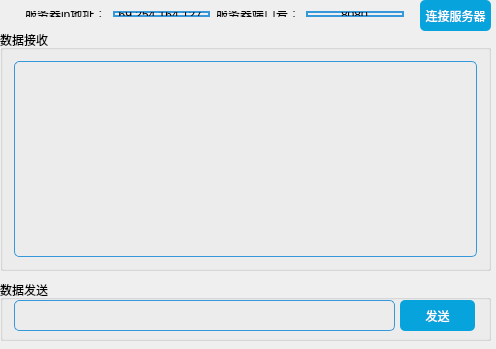
<?xml version="1.0" encoding="UTF-8"?>
<ui version="4.0">
 <class>Widget</class>
 <widget class="QWidget" name="Widget">
  <property name="geometry">
   <rect>
    <x>0</x>
    <y>0</y>
    <width>496</width>
    <height>349</height>
   </rect>
  </property>
  <property name="windowTitle">
   <string>Widget</string>
  </property>
  <widget class="QGroupBox" name="groupBox">
   <property name="geometry">
    <rect>
     <x>0</x>
     <y>30</y>
     <width>491</width>
     <height>241</height>
    </rect>
   </property>
   <property name="title">
    <string>数据接收</string>
   </property>
   <layout class="QGridLayout" name="gridLayout">
    <item row="0" column="0">
     <widget class="QTextBrowser" name="textBrowserRecv">
      <property name="styleSheet">
       <string notr="true">QTextEdit {
    border-style: none;
    border-radius: 5px;
    padding: 3px;
    background: transparent;
	border: 1px solid #3498db;
}
QTextEdit:focus {
    border: 2px solid #3498db;
}
QTextEdit:!enabled {
    color: #525252; 
} </string>
      </property>
     </widget>
    </item>
   </layout>
  </widget>
  <widget class="QGroupBox" name="groupBox_2">
   <property name="geometry">
    <rect>
     <x>0</x>
     <y>280</y>
     <width>491</width>
     <height>61</height>
    </rect>
   </property>
   <property name="title">
    <string>数据发送</string>
   </property>
   <widget class="QPushButton" name="pushButtonSend">
    <property name="geometry">
     <rect>
      <x>400</x>
      <y>20</y>
      <width>75</width>
      <height>31</height>
     </rect>
    </property>
    <property name="styleSheet">
     <string notr="true">QPushButton{
	
	color: rgb(255, 255, 255);
	border-style: solid;
	border-radius: 5px;	
	background-color: rgb(6, 163, 220);
}

QPushButton:hover{
	background-color: rgb(16, 196, 245);
}

QPushButton:pressed {
	background-color: rgb(3, 130, 176);
}</string>
    </property>
    <property name="text">
     <string>发送</string>
    </property>
   </widget>
   <widget class="QTextEdit" name="textEditSend">
    <property name="geometry">
     <rect>
      <x>14</x>
      <y>20</y>
      <width>381</width>
      <height>31</height>
     </rect>
    </property>
    <property name="styleSheet">
     <string notr="true">QTextEdit {
    border-style: none;
    border-radius: 5px;
    padding: 3px;
    background: transparent;
	border: 1px solid #3498db;
}
QTextEdit:focus {
    border: 2px solid #3498db;
}
QTextEdit:!enabled {
    color: #525252; 
} </string>
    </property>
   </widget>
  </widget>
  <widget class="QWidget" name="layoutWidget">
   <property name="geometry">
    <rect>
     <x>14</x>
     <y>0</y>
     <width>401</width>
     <height>28</height>
    </rect>
   </property>
   <layout class="QHBoxLayout" name="horizontalLayout">
    <item>
     <widget class="QLabel" name="label">
      <property name="text">
       <string>服务器ip地址：</string>
      </property>
     </widget>
    </item>
    <item>
     <widget class="QLineEdit" name="lineEditAddress">
      <property name="styleSheet">
       <string notr="true">QLineEdit
{
    border-style: none;
    border-radius: 5px;
    padding: 3px;
    background: transparent;
	border: 2px solid #3498db;
}</string>
      </property>
      <property name="inputMask">
       <string>000.000.000.000</string>
      </property>
      <property name="text">
       <string>169.254.164.127</string>
      </property>
      <property name="alignment">
       <set>Qt::AlignRight|Qt::AlignTrailing|Qt::AlignVCenter</set>
      </property>
     </widget>
    </item>
    <item>
     <widget class="QLabel" name="label_2">
      <property name="text">
       <string>服务器端口号：</string>
      </property>
     </widget>
    </item>
    <item>
     <widget class="QLineEdit" name="lineEditPort">
      <property name="styleSheet">
       <string notr="true">QLineEdit
{
    border-style: none;
    border-radius: 5px;
    padding: 3px;
    background: transparent;
	border: 2px solid #3498db;
}</string>
      </property>
      <property name="text">
       <string>8080</string>
      </property>
      <property name="alignment">
       <set>Qt::AlignCenter</set>
      </property>
     </widget>
    </item>
   </layout>
  </widget>
  <widget class="QPushButton" name="pushButtonConnect">
   <property name="geometry">
    <rect>
     <x>420</x>
     <y>0</y>
     <width>71</width>
     <height>31</height>
    </rect>
   </property>
   <property name="styleSheet">
    <string notr="true">QPushButton{
	
	color: rgb(255, 255, 255);
	border-style: solid;
	border-radius: 5px;	
	background-color: rgb(6, 163, 220);
}

QPushButton:hover{
	background-color: rgb(16, 196, 245);
}

QPushButton:pressed {
	background-color: rgb(3, 130, 176);
}</string>
   </property>
   <property name="text">
    <string>连接服务器</string>
   </property>
  </widget>
 </widget>
 <layoutdefault spacing="6" margin="11"/>
 <resources/>
 <connections/>
</ui>
